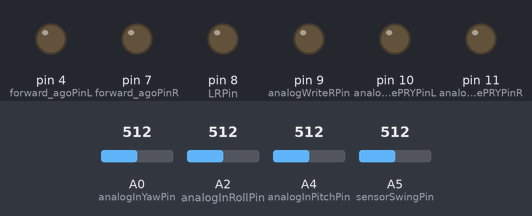
Recording of a sketch running on a simulated Arduino Uno, built with avr-gcc and run on an emulated ATmega328P. Parts: output pins drawn as LEDs (lit = HIGH). The inputs (shaded band) are chosen by the test bench; at power-on: A0 (analogInYawPin) = 512, A4 (analogInPitchPin) = 512, A2 (analogInRollPin) = 512, A5 (sensorSwingPin) = 512.

Above: at 1.2 s.
1.3 s: A0 (analogInYawPin) set to 414
2.8 s: A0 (analogInYawPin) set to 390
At 4.0 s:
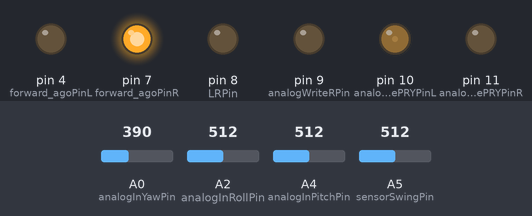
4.3 s: A4 (analogInPitchPin) set to 572
5.8 s: A4 (analogInPitchPin) set to 581
At 6.4 s:
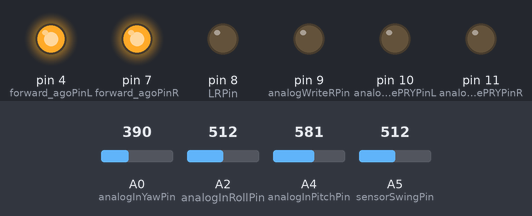
7.3 s: A2 (analogInRollPin) set to 457
8.8 s: A2 (analogInRollPin) set to 422
At 9.5 s:
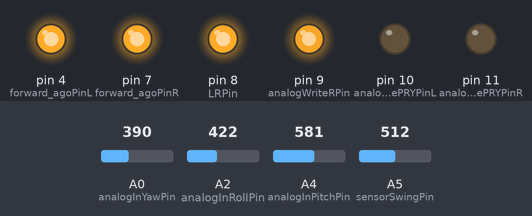
Timing chart, 0 to 11.3 s (numbered marks = the images above; inputs shaded):
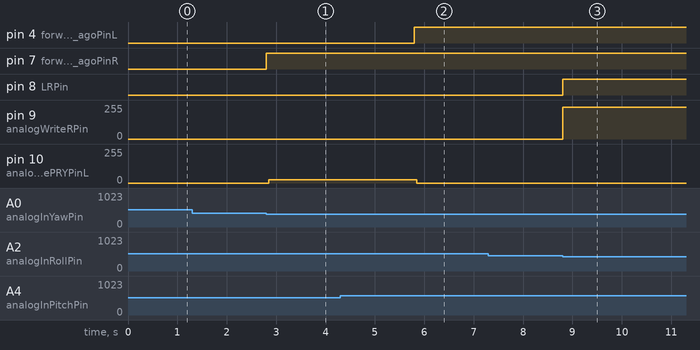

The sketch:

AnalogInYavRollPitchSensorswing.ino
```cpp
//#define Button_1      5//че то какая то фигня с этим пином
// #define Button_2      13
// #define Button_3      12
const int analogInYawPin = A0;  // резистор джоя по Yaw
const int analogInRollPin = A2; // резистор джоя по Roll
const int analogInPitchPin = A4; // пин для резистора по Pitch
const int sensorSwingPin = A5; // датчик положения рулевых колес
 #define forward_agoPinR         7// управляет реверсом правого двигателя
 #define forward_agoPinL         4// управляет реверсом левого двигателя
 #define analogWritePRYPinR      11// ШИМ на правый ходовой мотор
 #define analogWritePRYPinL      10 // ШИМ на левый  ходовой мотор
  #define analogWriteRPin        9  // ШИМ на рулевой мотор
 #define LRPin                   8// управляет реверсом мотора руля

int sensorSwing = 0;//значения датчика положение рулевых колес
int tvist=0;// ШИМ рулевого двигателя
int tvistFlag;//значение реверса рулевого мотора
int  Roll,tvistTrans, tvistRoll = 0; //преобразуем значения (приечем обрезанные 823-300) Roll в tvistRoll 1-1023
int  outputRoll,outputRollR = 0; // положение Roll через map в 0-255  для корректировки скорости бортовых двигателей
int Yaw,outputYawL,outputYawR  = 0;
int flagY,flagYF; //флаг право -лево по Yaw и flagYF -предыдущего состояния
int Pitch = 0;
int outputPitch = 0;
int outputPitchD = 0;
int L,Ldriv = 0; // шим левого двигателя
int R,Rdriv = 0;// шим правого двигателя

int But1=0;
int But2=0;   //20
int But3=0;
int forwardR,forwardL =0;//состояние реверса бортовых двигателей
int flag,flagP; //flag "вперед-назад"  flagP-предыдущее состояние флага
void setup() {
//    pinMode(Button_1, INPUT_PULLUP);
//    pinMode(Button_2, INPUT_PULLUP);
//    pinMode(Button_3, INPUT_PULLUP);
    pinMode(forward_agoPinR, OUTPUT);
    pinMode(forward_agoPinL, OUTPUT);
     pinMode(LRPin, OUTPUT);
  Serial.begin(9600);
}


void loop() {
  // read the analog in value:
  Yaw = analogRead(analogInYawPin);
  Roll = analogRead(analogInRollPin);
  Pitch = analogRead(analogInPitchPin);
  sensorSwing=analogRead(sensorSwingPin );
  forwardR=  digitalRead(forward_agoPinR);
  forwardL=  digitalRead(forward_agoPinL);
  outputRoll = constrain( map(Roll, 440, 300, 0, 100),0,100);//отклонение джоя в проценты
  outputRollR = constrain( map(Roll, 580, 723, 0, 100),0,100);//отклонение джоя в проценты
  tvistTrans =  map(Roll, 823, 300, 1023, 0);// зажимаем джой чтобы для поворота не надо было его отклонять на 100%
  tvistRoll = constrain(tvistTrans, 0, 1023);// фактически значение на которое колеса должны повернуть
  outputPitch = map(Pitch, 580, 1023, 0, 255);
  outputPitchD = map(Pitch, 440, 0, 0, 255);
  outputYawL = map(Yaw, 580, 1023, 0, 255);
  outputYawR = map(Yaw, 440, 0, 0, 255);
 //=============== работа дифференциала при поворотах и движение впередх-назад ========================
   if (440>Pitch) // вперед-outputPitchD
   {    if (forwardR==HIGH ||forwardL==HIGH)
                                             {forwardR =forwardL=flag= LOW; R=L=Ldriv=Rdriv =0;}
       if (440>Roll)    {            R= outputPitchD;  //left
                                     L= outputPitchD -(outputPitchD*outputRoll)/150;
                        }
       if ((580>Roll)&& (Roll>440))  R=L=outputPitchD;
       if  (Roll>580)   {            L= outputPitchD;
                                     R= outputPitchD-(outputPitchD*outputRollR)/150;
                        }
   }
 if (Pitch > 580) //назад-outputPitch
  {   if (forwardR==LOW ||forwardL==LOW){forwardR =forwardL=flag= HIGH ; R=L=Ldriv=Rdriv = 0; }   //   пипец какой баг!!!

     if  (440>Roll)     {             R= outputPitch;
                                      L= outputPitch-(outputPitch*outputRoll)/150;
                        }
     if  ((580>Roll)&& (Roll>440))    R=L= outputPitch;
     if  (Roll>580)     {             L= outputPitch;
                                      R= outputPitch-(outputPitch*outputRollR/150);
                        }
    }
  //================танковый разворот================================================
      if ((580>Pitch)&& (Pitch >440))
    {  outputPitch=outputPitchD =0; //
    if (   Yaw>600)//left
               {   forwardL= HIGH; forwardR= LOW; flagY= LOW;

                                                        L = 0;
                                                        R= outputYawL;
                                if (Yaw>920)            L= outputYawL;
              }
         if (400>Yaw)//rait
               { forwardL=LOW  ; forwardR=HIGH ; flagY= HIGH;
                                                        R= 0;
                                                        L= outputYawR;
                                if  (100>Yaw)           R= outputYawR;
               }
          if ((600>=Yaw)&& (Yaw >=400))   R=L=Ldriv=Rdriv =0;
     }

//=============================Swing===============================================
if  (Roll>580)//   right
  { tvistFlag= LOW;   tvist=240 ;
    if ( tvistRoll- sensorSwing <=60)tvist=0 ;
   }
  if  (580>Roll&& Roll>440)//timeY=0 ;
   { if  ( 580 > sensorSwing && sensorSwing >440) tvist=0 ;
     if  ( 580 < sensorSwing){tvistFlag= HIGH; tvist= map(sensorSwing ,560,1023,100,200) ; }
     if  ( 440 >sensorSwing){tvistFlag= LOW; tvist= map(sensorSwing ,460,0,100,200); }
   }

  if  (440>Roll)//left
   {   tvistFlag= HIGH;  tvist=240 ;
   if (sensorSwing-tvistRoll<=20 )tvist=0 ;
   }
  // ==================плавная работа бортовых моторов===================================
if (flag !=flagP){Rdriv=Ldriv=R=L=0; flagP=flag; }// если предыдущее состояние флага было иное бортовые двиг. стоп.
if (flagY !=flagYF){Rdriv=Ldriv=R=L=0; flagYF=flagY; }
   if  (Rdriv-R >10)  { Rdriv=Rdriv-50;}
   else {if (R-Rdriv>10)Rdriv=Rdriv+50;
        else Rdriv=R;  }
    if (L-Ldriv>10) { Ldriv=Ldriv+50; }
    else {
      if (Ldriv-L >10) Ldriv=Ldriv-50;
          else Ldriv=L; }
   // ====================  пишем значения в исполнительные выходы=============================
     analogWrite(analogWriteRPin, tvist);  //tvist
     digitalWrite( LRPin, tvistFlag);// tvistFlag  реверс руля
     digitalWrite(forward_agoPinL , forwardL );
     digitalWrite(forward_agoPinR ,  forwardR);//forwardR переключение реверса правого двигателя
    analogWrite(analogWritePRYPinR, Rdriv);//Rdriv
    analogWrite(analogWritePRYPinL, Ldriv);
//   But1=    digitalRead(Button_1);
//    But2= digitalRead(Button_2);
//    But3=  digitalRead(Button_3);

//  Serial.print(" tvist = " );
//  Serial.print(tvist);
//   Serial.print(" tvistFlag = ");
//  Serial.print(tvistFlag );
//Serial.println(" sensorSwing = " );
//  Serial.println(sensorSwing );
//
//    Serial.print(" outputYawL = ");
//  Serial.print(outputYawL);
// Serial.print(" outputYawR = ");
//  Serial.print(outputYawR );
//  Serial.print(" Yaw = ");
//  Serial.print( Yaw);
//  Serial.print(" flagY=") ;
//  Serial.print(  flagY);
// Serial.print(" flagYF=") ;
//  Serial.println( flagYF);
//
//  Serial.print("\n Roll = " );
//  Serial.print(Roll);
//  Serial.print("outputRoll = ");
//  Serial.print(outputRoll);
//   Serial.print("\t outputRollR = ");
//  Serial.print(outputRollR);
//
//
//  Serial.print("\n outputPitch = ");
//  Serial.print(outputPitch);
//  Serial.print("  R = " );
//  Serial.print(R);
//  Serial.print(" Rdriv = " );
//  Serial.print(Rdriv);
//  Serial.print(" forwardR = ");
//  Serial.print(  forwardR);
//  Serial.print("\n outputPitchD = ");
//  Serial.print(outputPitchD);
//  Serial.print("  L = ");
//  Serial.print(L);
//  Serial.print(" Ldriv = ");
//  Serial.print(Ldriv);
// Serial.print(" forwardL = ");
//  Serial.print(  forwardL);
//   Serial.print("\n Pitch = " );
//  Serial.print(Pitch);
////
// Serial.print("\t flag=") ;
//  Serial.print(  flag);
// Serial.print("\t flagP=") ;
//  Serial.println(  flagP);
//
//   delay(2500);
}
```

Measured:
- the behaviour switches between 400 and 399 on A0 (analogInYawPin) (found by bisection; images 0 and 1)
- the behaviour switches between 580 and 581 on A4 (analogInPitchPin) (found by bisection; images 1 and 2)
- the behaviour switches between 440 and 439 on A2 (analogInRollPin) (found by bisection; images 2 and 3)
- after the input at 1.3 s, every drawn part: stays the same
- after the input at 2.8 s, pin 7 (forward_agoPinR): LOW → HIGH at once; pin 10 (analogWritePRYPinL): 0/255 → 25/255 after 0.05 s
- after the input at 4.3 s, every drawn part: stays the same
- after the input at 5.8 s, pin 4 (forward_agoPinL): LOW → HIGH at once; pin 10 (analogWritePRYPinL): 25/255 → 0/255 after 0.05 s
- after the input at 7.3 s, every drawn part: stays the same
- after the input at 8.8 s, pin 8 (LRPin): LOW → HIGH at once; pin 9 (analogWriteRPin): 0/255 → 240/255 at once
